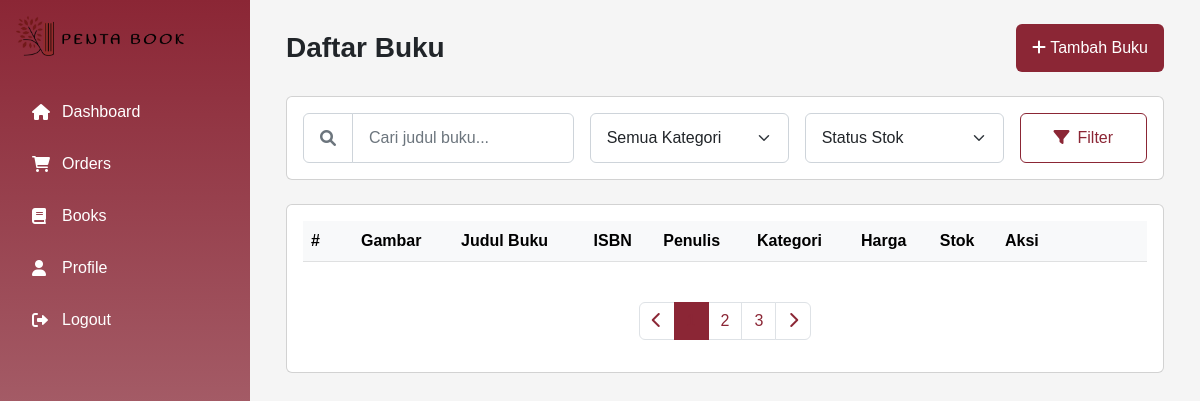
The app's page /shop/manage_books (signed in), older data.
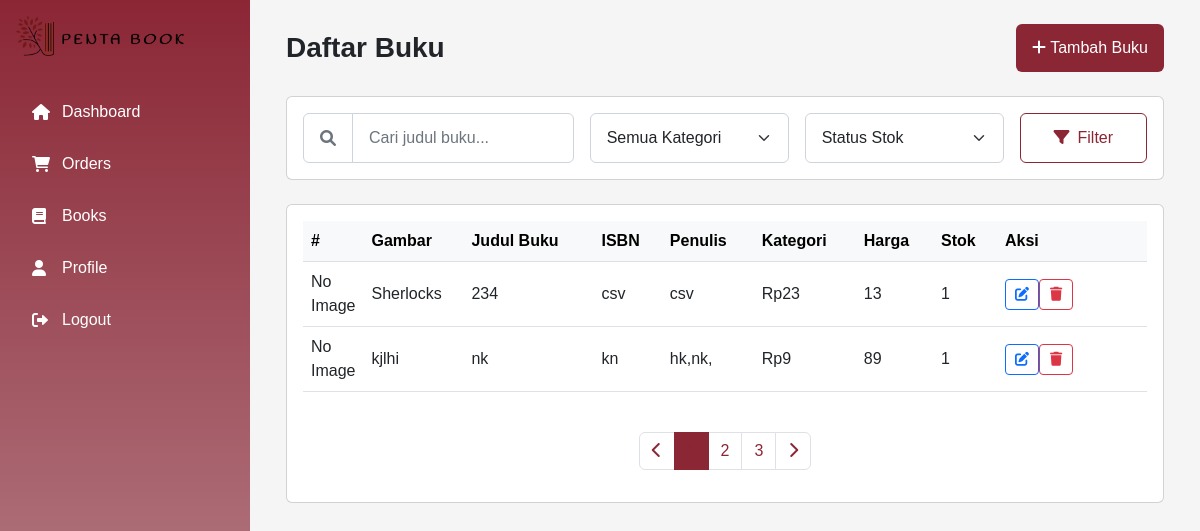
The same page, newer data.
### tables this page shows
CREATE TABLE "books"
(
    book_id     INTEGER
        primary key autoincrement,
    category_id integer
        references categories,
    shop_id     integer
        references shop,
    book_name   TEXT,
    isbn        integer,
    author      TEXT,
    desc        TEXT,
    price       REAL,
    stock       integer,
    img_url     TEXT
);

### app.py (the view)
@app.route('/shop/manage_books', methods=['GET', 'POST'])
def manage_books():
    if session.get('role') != 'shop':
        flash('You need to be logged in as a shop to access this page.', 'warning')
        return redirect(url_for('shop_login'))
    db = get_db()
    shop_id = session.get('shop_id')
    cur = db.execute('SELECT * FROM books WHERE shop_id = ?', (shop_id,))
    books = cur.fetchall()
    return render_template('shop/manage_books.html', books=books, format_currency=format_currency)

### app.py (called while the page is built)
def get_db():
    if 'db' not in g:
        g.db = sqlite3.connect(app.config['DATABASE'])
        g.db.row_factory = sqlite3.Row
    return g.db

def format_currency(value):
    if value is None:
        return "Rp0"  # Atau format default lainnya
    return f'Rp{value:,.0f}'.replace(',', '.')

### templates/shop/manage_books.html (shortened to what the changed rows need)
{% extends "shop/base_shop.html" %}
{% block content %}
<div class="container-fluid">
    <div class="d-flex justify-content-between align-items-center mb-4">
        <h1 class="h3 mb-0">Daftar Buku</h1>
    </div>
    <div class="card">
        <div class="card-body">
            <div class="table-responsive">
                <table class="table table-hover align-middle">
                    <thead class="table-light">
                        <tr>
                            <th style="width: 50px;">#</th>
                            <th style="width: 100px;">Gambar</th>
                            <th>Judul Buku</th>
                            <th>ISBN</th>
                            <th>Penulis</th>
                            <th>Kategori</th>
                            <th>Harga</th>
                            <th>Stok</th>
                            <th style="width: 150px;">Aksi</th>
                        </tr>
                    </thead>
                    <tbody>
                        {% for book in books %}
                        <tr>
                            <td>
                                {% if book['image'] %}
                                <img src="{{ url_for('static', filename='uploads/' + book['image']) }}" alt="Book Cover" width="100">
                                {% else %}
                                No Image
                                {% endif %}
                            </td>
                            <td>{{ book['book_name'] }}</td>
                            <td>{{ book['isbn'] }}</td>
                            <td>{{ book['author'] }}</td>
                            <td>{{ book['desc'] }}</td>
                            <td>{{ format_currency(book['price']) }}</td>
                            <td>{{ book['stock'] }}</td>
                            <td>{{ book['category_id'] }}</td>
                            <td>
                                <div class="btn-group">
                                    <a href="{{ url_for('edit_book', book_id=book['book_id']) }}" >
                                    <button class="btn btn-sm btn-outline-primary" title="Edit">
                                        <i class="fas fa-edit"></i>
                                    </button>
                                    </a>
                                    <form action="{{ url_for('delete_book', book_id=book['book_id']) }}" method="post" style="display:inline;">
                                    <button class="btn btn-sm btn-outline-danger" title="Hapus">
                                        <i class="fas fa-trash"></i>
                                    </button>
                                    </form>
                                </div>
                            </td>
                        </tr>
                        {% endfor %}
                    </tbody>
                </table>
            </div>
        </div>
    </div>
</div>
{% endblock %}

Row changes from the older to the newer data that the page shows:
added books: book_name "Sherlocks", isbn "234", author "csv", desc "csv", price "Rp23", stock "13", category_id "1"
added books: book_name "kjlhi", isbn "nk", author "kn", desc "hk,nk,", price "Rp9", stock "89", category_id "1"
